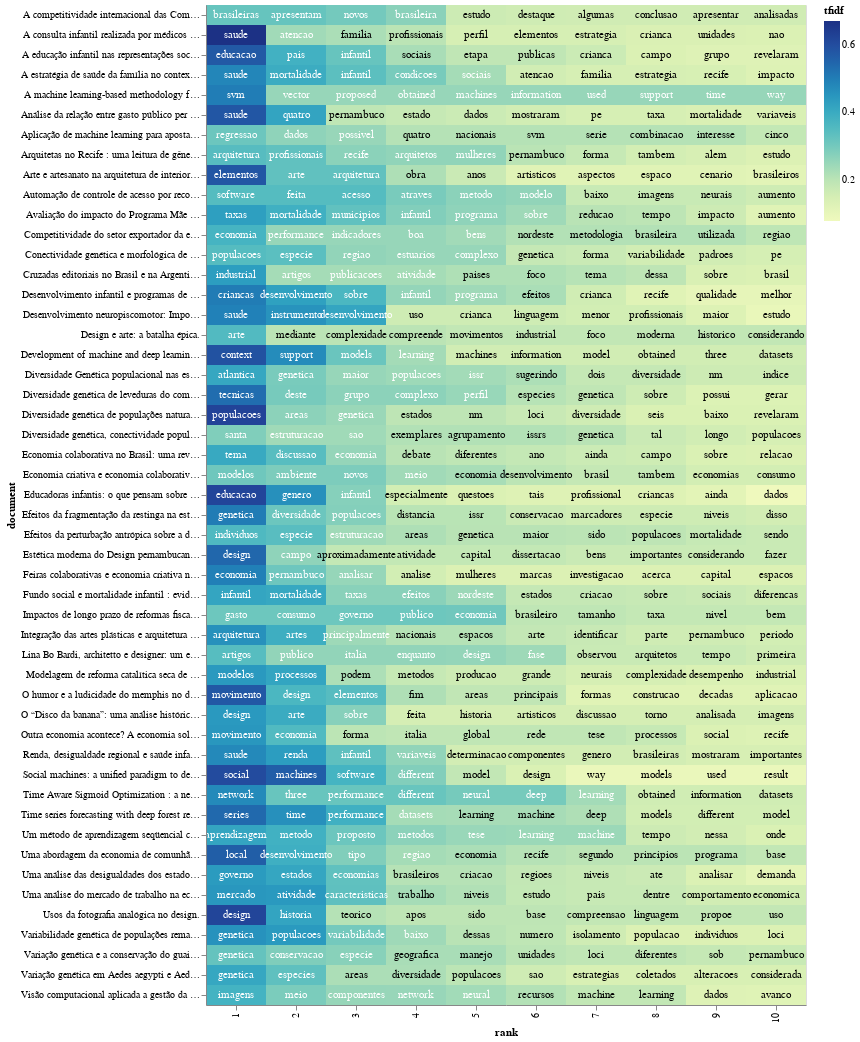

Notebook code for this chart:
### Code cell
# adding a little randomness to break ties in term ranking
top_tfidf_plusRand = top_tfidf.copy()
top_tfidf_plusRand['tfidf'] = top_tfidf_plusRand['tfidf'] + np.random.rand(top_tfidf.shape[0])*0.0001

# base for all visualizations, with rank calculation
base = alt.Chart(top_tfidf_plusRand).encode(
    x = 'rank:O',
    y = 'document:N'
).transform_window(
    rank = "rank()",
    sort = [alt.SortField("tfidf", order="descending")],
    groupby = ["document"],
)

# heatmap specification
heatmap = base.mark_rect().encode(
    color = 'tfidf:Q'
)

# red circle over terms in above list
circle = base.mark_circle(size=100).encode(
    color = alt.condition(
        alt.FieldOneOfPredicate(field='term', oneOf=term_list),
        alt.value('red'),
        alt.value('#FFFFFF00')        
    )
)

# text labels, white for darker heatmap colors
text = base.mark_text(baseline='middle').encode(
    text = 'term:N',
    color = alt.condition(alt.datum.tfidf >= 0.23, alt.value('white'), alt.value('black'))
)

# display the three superimposed visualizations
(heatmap + circle + text).properties(width = 600)

### Figure 1 — Vega-Lite specification as saved in the notebook (floating-point values rounded to 4 significant figures; data arrays with more than 128 entries replaced by an {"elided": "..."} marker saying what was removed)
{"config": {"view": {"continuousWidth": 400, "continuousHeight": 300}}, "layer": [{"mark": "rect", "encoding": {"color": {"field": "tfidf", "type": "quantitative"}, "x": {"field": "rank", "type": "ordinal"}, "y": {"field": "document", "type": "nominal"}}, "transform": [{"window": [{"op": "rank", "field": "", "as": "rank"}], "groupby": ["document"], "sort": [{"field": "tfidf", "order": "descending"}]}]}, {"mark": {"type": "circle", "size": 100}, "encoding": {"color": {"condition": {"value": "red", "test": {"field": "term", "oneOf": ["war", "peace"]}}, "value": "#FFFFFF00"}, "x": {"field": "rank", "type": "ordinal"}, "y": {"field": "document", "type": "nominal"}}, "transform": [{"window": [{"op": "rank", "field": "", "as": "rank"}], "groupby": ["document"], "sort": [{"field": "tfidf", "order": "descending"}]}]}, {"mark": {"type": "text", "baseline": "middle"}, "encoding": {"color": {"condition": {"value": "white", "test": "(datum.tfidf >= 0.23)"}, "value": "black"}, "text": {"field": "term", "type": "nominal"}, "x": {"field": "rank", "type": "ordinal"}, "y": {"field": "document", "type": "nominal"}}, "transform": [{"window": [{"op": "rank", "field": "", "as": "rank"}], "groupby": ["document"], "sort": [{"field": "tfidf", "order": "descending"}]}]}], "data": {"name": "data-9cf79dac2c2b0c22c061eef929e26ea2"}, "width": 600, "$schema": "https://vega.github.io/schema/vega-lite/v4.17.0.json", "datasets": {"data-9cf79dac2c2b0c22c061eef929e26ea2": {"elided": "500 records"}}}
